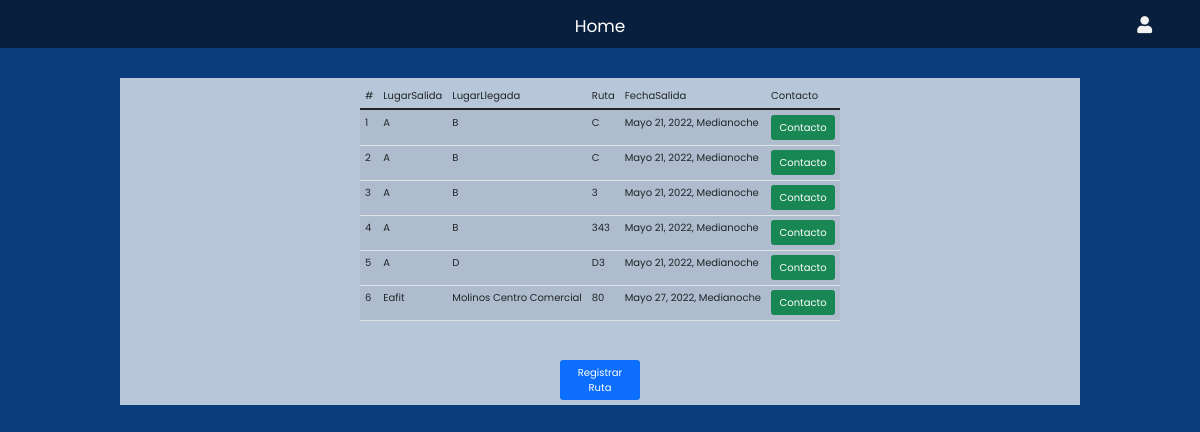
Screenshot of /rutas/ with the database file from the repository.
### app/models.py (models this page shows, shortened)
class Ruta(models.Model):
    lugarSalida = models.CharField(max_length=200)
    lugarLlegada = models.CharField(max_length=200)
    ruta = models.CharField(max_length=200)
    fechaSalida = models.DateTimeField(auto_now=False)
    user = models.ForeignKey(User, on_delete=models.CASCADE, default=True)

### app/views.py (the view)
# urls.py: path('rutas/', appViews.rutas, name="rutas"),
def rutas(request):
    Rutas = Ruta.objects.all()
    context = {'rutas': Rutas}
    return render(request, 'ruta.html', context)

### app/templates/ruta.html
{% extends 'layout.html' %}
{% block content%}
<div class="info">
    <div>
        <table class="table table-striped" id="table-gastos">
            <thead>
                <tr>
                    <td>#</td>
                    <td>LugarSalida</td>
                    <td>LugarLlegada</td>
                    <td>Ruta</td>
                    <td>fechaSalida</td>
                    <td>Contacto</td>
                </tr>
            </thead>
            <tbody>
                {% if rutas %}
                {% for ruta in rutas %}
                <tr>
                    <td>{{ruta.id}}</td>
                    <td>{{ruta.lugarSalida}}</td>
                    <td>{{ruta.lugarLlegada}}</td>
                    <td>{{ruta.ruta}}</td>
                    <td>{{ruta.fechaSalida}}</td>
                    <td> <a href = "{% url "contacto" pk=ruta.id %}" class="btn btn-success">Contacto</button> </td>
                <tr>
                {%endfor%}
                {%endif%}
            </tbody>
        </table>
		<br>
		<br>
        <div class="d-grid gap-2 col-2 mx-auto">
            <a href="{% url 'registroRuta' %}"><button type="button" class="btn btn-primary">Registrar
                    Ruta</button></a>
        </div>
    </div>
</div>
{% endblock %}

### app/templates/layout.html (shortened to what this page needs)
{%load static%}
<!DOCTYPE html>
<html lang="en">
<head>
    <link rel="stylesheet" href="https://cdnjs.cloudflare.com/ajax/libs/font-awesome/5.15.3/css/all.min.css">
    <link href="https://cdn.jsdelivr.net/npm/bootstrap@5.1.3/dist/css/bootstrap.min.css" rel="stylesheet"
>
    <link rel="stylesheet" href='{%static "styles/horario.css" %}'>
    <link rel="stylesheet" href='{%static "styles/inici.css" %}'>
    <link rel="stylesheet" href='{%static "styles/nav.css" %}'>
</head>
<body>
    <header>
        <div class="topnav" id="myTopnav">
            <a href="{%  url 'principal'%}" class="active">Home</a>
            {% if not user.is_authenticated %}
            <div class="usuario">
                <a class="fas fa-user" href="{% url 'login' %}"></a>
            </div>
            {% endif %}
        </div>
    </header>
    <main>
        {% block content %}
        {% endblock %}
    </main>
</body>
</html>

### app/static/styles/inici.css (style rules this page uses)
html { height: 100%; }
body { overflow: hidden; justify-content: center; background-color: #0b3c7c; margin: 0px; overflow: hidden; justify-content: center; background-color:#0b3c7c; margin: 0px; padding-bottom: 100px; }
* { margin: 0; padding: 0; box-sizing: border-box; text-decoration: none; outline: none; border: none; text-transform: capitalize; font-family: "Poppins", sans-serif; font-family: 'Poppins', sans-serif; min-height: 100%; }
a { color: black; text-decoration: none; }
html { font-size: 62.5%; overflow-x: hidden; scroll-padding-top: 5.5rem; scroll-behavior: smooth; }
.info { height: auto; width: auto; margin: 30px 120px 30px 120px; background-color: rgba(255, 255, 255, 0.705); justify-items: center; padding: 5px; }

### app/static/styles/nav.css (style rules this page uses)
.topnav { background-color: #081f3d; width: 100%; height: 48px; display: flex; justify-content: center; }
.topnav .usuario { position: absolute; right: 30px; color: #f2f2f2; text-align: center; padding: 2px; }
.topnav a { float: left; display: block; color: #f2f2f2; text-align: center; padding: 14px 16px; text-decoration: none; font-size: 17px; }
.topnav a.active { color: white; }

### rows the page displays
Ruta: id "1", lugarSalida "A", lugarLlegada "B", ruta "C", fechaSalida "Mayo 21, 2022, Medianoche"
Ruta: id "2", lugarSalida "A", lugarLlegada "B", ruta "C", fechaSalida "Mayo 21, 2022, Medianoche"
Ruta: id "3", lugarSalida "A", lugarLlegada "B", ruta "3", fechaSalida "Mayo 21, 2022, Medianoche"
Ruta: id "4", lugarSalida "A", lugarLlegada "B", ruta "343", fechaSalida "Mayo 21, 2022, Medianoche"
Ruta: id "5", lugarSalida "A", lugarLlegada "D", ruta "D3", fechaSalida "Mayo 21, 2022, Medianoche"
Ruta: id "6", lugarSalida "Eafit", lugarLlegada "Molinos Centro Comercial", ruta "80", fechaSalida "Mayo 27, 2022, Medianoche"
